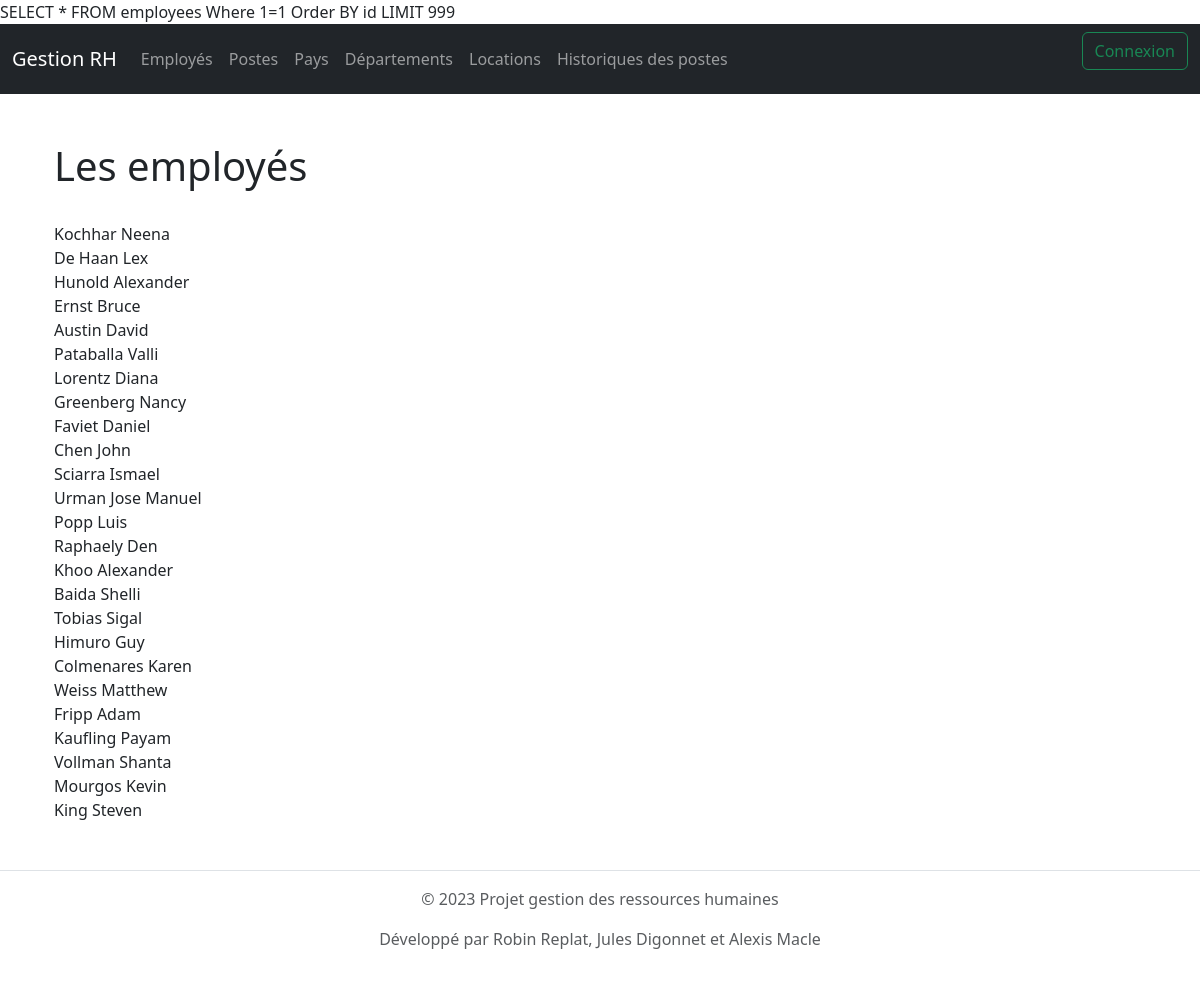
/employees, run on an earlier commit of the app's database.
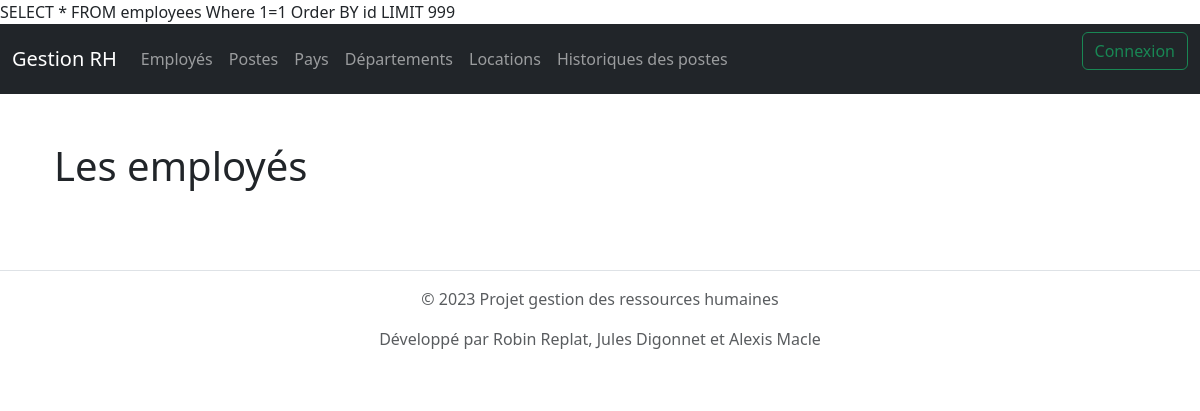
And on a later commit of the database.
### tables this page shows
CREATE TABLE `employees` (
  `id` int NOT NULL,
  `FIRST_NAME` varchar(255) NOT NULL,
  `LAST_NAME` varchar(255) NOT NULL,
  `EMAIL` varchar(255) NOT NULL,
  `PHONE_NUMBER` varchar(20) NOT NULL,
  `HIRE_DATE` date NOT NULL,
  `JOB_ID` int NOT NULL,
  `SALARY` int NOT NULL,
  `COMMISSION_PCT` int NOT NULL,
  `MANAGER_ID` int NOT NULL,
  `DEPARTMENT_ID` int NOT NULL
);

### src/controllers/employees.php (called while the page is built, shortened)
<?php
class employees extends controller
{
    var $employee;
    public function __construct()
    {
        $this->employee = $this->models['employee'];
    }
    public function index(): void
    {
        $d = [];
        $d['employees'] = $this->employee->getLast(999);
        $this->render('index');
    }
}

### src/core/model.php (called while the page is built, shortened)
<?php
class Model
{
    public $table;
    public $conf = "default";
    public $db;
    function __construct()
    {
        $conf = conf::$databases[$this->conf];
        try {
            $this->db = new PDO(
                'mysql:host=' . $conf['host'] . ';dbname=' . $conf['database'],
                $conf['public'],
                $conf['password'],
                array(
                    PDO::MYSQL_ATTR_INIT_COMMAND => 'SET NAMES utf8',
                    PDO::ATTR_ERRMODE => PDO::ERRMODE_WARNING
                )
            );
        } catch (PDOException $e) {
            print "Erreur !: " . $e->getMessage() . "<br/>";
            die();
        }
    }
    function find($data)
    {
        $fields = "*";
        $inner = " ";
        $union = " ";
        $group = " ";
        $condition = "1=1";
        $order = "id";
        $limit = " ";
        if (isset($data['limit'])) {
            $limit = $data['limit'];
        }
        $sql = 'SELECT ' . $fields .
            ' FROM ' . $this->table .
            '  ' . $inner .
            ' Where ' . $condition .
            ' ' . $union .
            ' ' . $group .
            ' Order BY ' . $order .
            ' ' . $limit;
        $stmt = $this->db->prepare($sql);
        if ($stmt->execute()) {
            $data = $stmt->fetchall(PDO::FETCH_OBJ);
            return $data;
        } else {
            echo "<br/> erreur SQL";
        }
    }
}

### src/models/employee.php (called while the page is built, shortened)
<?php
class employee extends Model
{
    public  function getLast(int $num = 10 ): array
    {
        return $this->find(array(
            "limit" => 'LIMIT ' . $num,
        ));
    }
}

### src/views/employees/index.php (the view)
<div class="container-fluid !direction !spacing">
    <div class="row">
        <div class="col">
            <br>
            <h1> Les employés </h1>
            <br>
            <?php
            foreach ($employees as $s) {
                echo $s->LAST_NAME . " " . $s->FIRST_NAME . "<br>";
            }
            ?>
            <br>
        </div>
    </div>
</div>

What changed in the data, as far as the page shows it:
removed employees: LAST_NAME "Kochhar", FIRST_NAME "Neena"
removed employees: LAST_NAME "De Haan", FIRST_NAME "Lex"
removed employees: LAST_NAME "Hunold", FIRST_NAME "Alexander"
removed employees: LAST_NAME "Ernst", FIRST_NAME "Bruce"
removed employees: LAST_NAME "Austin", FIRST_NAME "David"
removed employees: LAST_NAME "Pataballa", FIRST_NAME "Valli"
removed employees: LAST_NAME "Lorentz", FIRST_NAME "Diana"
removed employees: LAST_NAME "Greenberg", FIRST_NAME "Nancy"
removed employees: LAST_NAME "Faviet", FIRST_NAME "Daniel"
removed employees: LAST_NAME "Chen", FIRST_NAME "John"
removed employees: LAST_NAME "Sciarra", FIRST_NAME "Ismael"
removed employees: LAST_NAME "Urman", FIRST_NAME "Jose Manuel"
removed employees: LAST_NAME "Popp", FIRST_NAME "Luis"
removed employees: LAST_NAME "Raphaely", FIRST_NAME "Den"
removed employees: LAST_NAME "Khoo", FIRST_NAME "Alexander"
removed employees: LAST_NAME "Baida", FIRST_NAME "Shelli"
removed employees: LAST_NAME "Tobias", FIRST_NAME "Sigal"
removed employees: LAST_NAME "Himuro", FIRST_NAME "Guy"
removed employees: LAST_NAME "Colmenares", FIRST_NAME "Karen"
removed employees: LAST_NAME "Weiss", FIRST_NAME "Matthew"
removed employees: LAST_NAME "Fripp", FIRST_NAME "Adam"
removed employees: LAST_NAME "Kaufling", FIRST_NAME "Payam"
removed employees: LAST_NAME "Vollman", FIRST_NAME "Shanta"
removed employees: LAST_NAME "Mourgos", FIRST_NAME "Kevin"
removed employees: LAST_NAME "King", FIRST_NAME "Steven"
